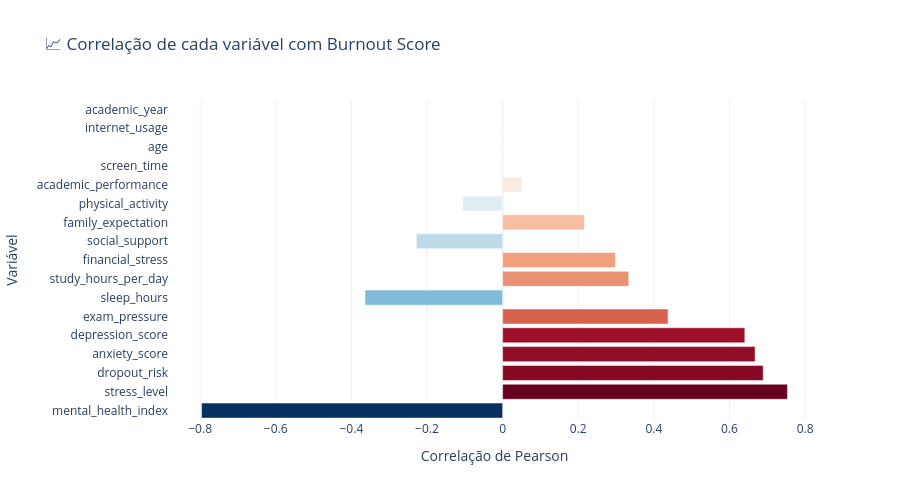

Notebook code cell kept with this figure:
### Code cell
# Top correlações com burnout_score
burnout_corr = corr_matrix['burnout_score'].drop('burnout_score').sort_values(key=abs, ascending=False)

fig = px.bar(
    x=burnout_corr.values,
    y=burnout_corr.index,
    orientation='h',
    color=burnout_corr.values,
    color_continuous_scale='RdBu_r',
    title='📈 Correlação de cada variável com Burnout Score',
    labels={'x': 'Correlação de Pearson', 'y': 'Variável'}
)
fig.update_layout(height=500, template='plotly_white', coloraxis_showscale=False)
fig.show()

### Figure 1 — Plotly figure (JSON) as saved in the notebook; plotly's stock layout.template omitted (floating-point values rounded to 4 significant figures)
{"data": [{"hovertemplate": "Correlação de Pearson=%{x}<br>Variável=%{y}<br>color=%{marker.color}<extra></extra>", "legendgroup": "", "marker": {"color": [-0.7963, 0.7534, 0.6893, 0.6678, 0.6407, 0.4376, -0.3639, 0.3338, 0.2983, -0.2281, 0.2164, -0.1055, 0.05171, -0.00688, -0.006775, -0.006699, -0.002619], "coloraxis": "coloraxis", "pattern": {"shape": ""}}, "name": "", "orientation": "h", "showlegend": false, "textposition": "auto", "type": "bar", "x": [-0.7963, 0.7534, 0.6893, 0.6678, 0.6407, 0.4376, -0.3639, 0.3338, 0.2983, -0.2281, 0.2164, -0.1055, 0.05171, -0.00688, -0.006775, -0.006699, -0.002619], "xaxis": "x", "y": ["mental_health_index", "stress_level", "dropout_risk", "anxiety_score", "depression_score", "exam_pressure", "sleep_hours", "study_hours_per_day", "financial_stress", "social_support", "family_expectation", "physical_activity", "academic_performance", "screen_time", "age", "internet_usage", "academic_year"], "yaxis": "y"}], "layout": {"barmode": "relative", "coloraxis": {"colorbar": {"title": {"text": "color"}}, "colorscale": [[0, "rgb(5,48,97)"], [0.1, "rgb(33,102,172)"], [0.2, "rgb(67,147,195)"], [0.3, "rgb(146,197,222)"], [0.4, "rgb(209,229,240)"], [0.5, "rgb(247,247,247)"], [0.6, "rgb(253,219,199)"], [0.7, "rgb(244,165,130)"], [0.8, "rgb(214,96,77)"], [0.9, "rgb(178,24,43)"], [1, "rgb(103,0,31)"]], "showscale": false}, "height": 500, "legend": {"tracegroupgap": 0}, "title": {"text": "📈 Correlação de cada variável com Burnout Score"}, "xaxis": {"anchor": "y", "domain": [0, 1], "title": {"text": "Correlação de Pearson"}}, "yaxis": {"anchor": "x", "domain": [0, 1], "title": {"text": "Variável"}}}}
